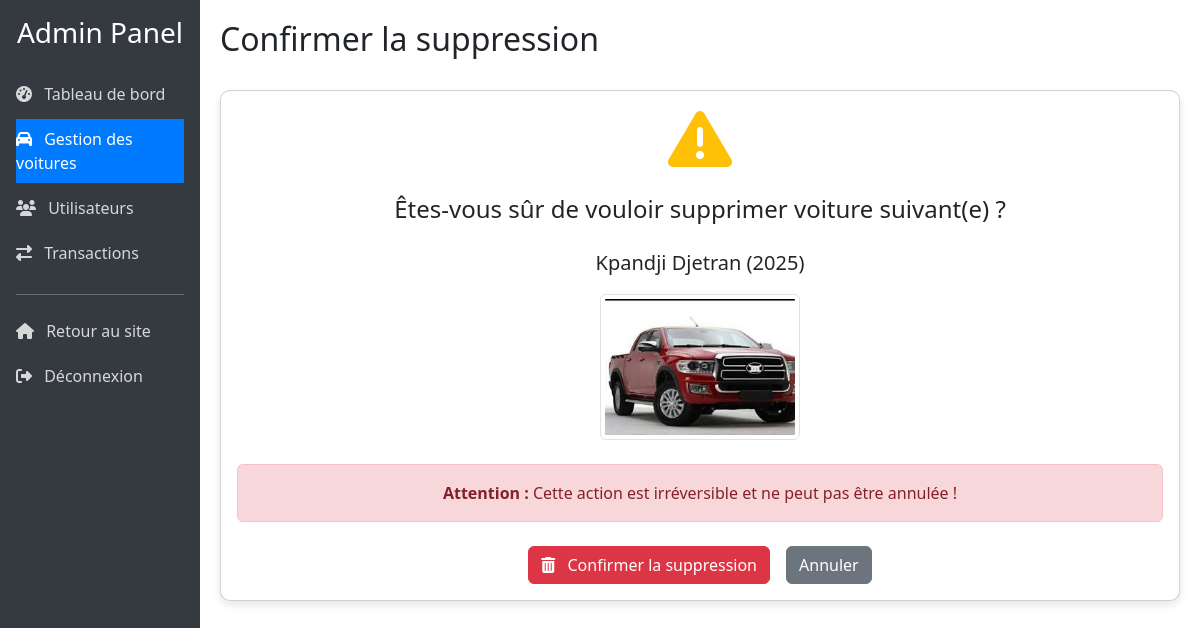
Screenshot of /ventelocavoiture/dashboard/voitures/23/supprimer/ (signed in) with the database file from the repository.
### ventelocavoiture/models.py (models this page shows, shortened)
class Voiture(models.Model):
    ETAT_CHOIX = [
        ('disponible', 'Disponible'),
        ('vendu', 'Vendu'),
        ('loué', 'Loué'),
    ]
    TYPE_CHOIX = [
        ('vente', 'À vendre'),
        ('location', 'À louer'),
        ('les_deux', 'À vendre et à louer'),
    ]
    marque = models.CharField(max_length=100)  # Marque de la voiture
    modele = models.CharField(max_length=100)  # Modèle de la voiture
    annee = models.IntegerField()  # Année de fabrication
    kilometrage = models.IntegerField()  # Kilométrage actuel
    prix_vente = models.DecimalField(max_digits=10, decimal_places=2, null=True, blank=True)
    prix_location_jour = models.DecimalField(max_digits=10, decimal_places=2, null=True, blank=True)
    description = models.TextField()  # Description détaillée
    etat = models.CharField(max_length=20, choices=ETAT_CHOIX, default='disponible')  # État actuel
    type_offre = models.CharField(max_length=20, choices=TYPE_CHOIX, default='vente')  # Type d'offre
    date_ajout = models.DateTimeField(auto_now_add=True)  # Date d'ajout au système
    image = models.ImageField(upload_to='images/')  # Image principale

### ventelocavoiture/views.py (the view, shortened to what this page needs)
# urls.py: path('dashboard/voitures/<int:voiture_id>/supprimer/', views.dashboard_supprimer_voiture, name='dashboard_supprimer_voiture'),  # Suppression de voiture
@admin_requis
def dashboard_supprimer_voiture(request, voiture_id):
    voiture = get_object_or_404(Voiture, id=voiture_id)  # Récupère la voiture à supprimer
    return render(request, 'ventelocavoiture/dashboard_confirmer_suppression.html', {
        'voiture': voiture,
        'section': 'voitures',  # Indique la section active dans le menu
        'type': 'voiture'  # Indique qu'il s'agit d'une voiture (pour le message)
    })

### ventelocavoiture/context_processors.py (called while the page is built)
def utilisateur_connecte(request):
    context = {
        'utilisateur_connecte': False,  # Par défaut, l'utilisateur n'est pas connecté
        'utilisateur': None
    }
    if 'utilisateur_id' in request.session:
        try:
            utilisateur = Utilisateur.objects.get(id=request.session['utilisateur_id'])
            context['utilisateur_connecte'] = True
            context['utilisateur'] = utilisateur
        except Utilisateur.DoesNotExist:
            pass
    return context

### ventelocavoiture/views.py (called while the page is built)
def admin_requis(view_func):
    @wraps(view_func)  # Préserve les métadonnées de la fonction d'origine
    def _wrapped_view(request, *args, **kwargs):
        if 'utilisateur_id' not in request.session:
            messages.error(request, "Vous devez être connecté pour accéder à cette page.")
            return redirect('ventelocavoiture:connexion')
        try:
            utilisateur = Utilisateur.objects.get(id=request.session['utilisateur_id'])
            if not getattr(utilisateur, 'is_admin', False):
                messages.error(request, "Vous n'avez pas les droits d'administrateur.")
                return redirect('ventelocavoiture:accueil')
        except Utilisateur.DoesNotExist:
            messages.error(request, "Utilisateur non trouvé.")
            return redirect('ventelocavoiture:connexion')
        return view_func(request, *args, **kwargs)
    return _wrapped_view

### ventelocavoiture/templates/ventelocavoiture/dashboard_confirmer_suppression.html (shortened to what this page needs)
{% extends 'dashboard_base.html' %}
{% block page_title %}Confirmer la suppression{% endblock %}
{% block content %}
<div class="card dashboard-card">
    <div class="card-body text-center">
        <div class="mb-4">
            <i class="fas fa-exclamation-triangle fa-4x text-warning"></i>
        </div>
        <h4 class="mb-4">Êtes-vous sûr de vouloir supprimer {{ type }} suivant(e) ?</h4>
        {% if type == 'voiture' %}
        <div class="mb-4">
            <p class="fs-5">{{ voiture.marque }} {{ voiture.modele }} ({{ voiture.annee }})</p>
            {% if voiture.image %}
            <img src="{{ voiture.image.url }}" alt="{{ voiture.marque }} {{ voiture.modele }}" class="img-thumbnail mx-auto" style="max-width: 200px;">
            {% endif %}
        </div>
        {% elif type == 'utilisateur' %}
        <div class="mb-4">
            <p class="fs-5">{{ utilisateur.prenom }} {{ utilisateur.nom }} ({{ utilisateur.email }})</p>
        </div>
        {% elif type == 'transaction' %}
        <div class="mb-4">
            <p class="fs-5">Transaction #{{ transaction.id }} - {{ transaction.montant }} F CFA</p>
            <p>{{ transaction.utilisateur.prenom }} {{ transaction.utilisateur.nom }} - {{ transaction.voiture.marque }} {{ transaction.voiture.modele }}</p>
        </div>
        {% endif %}
        <div class="alert alert-danger">
            <strong>Attention :</strong> Cette action est irréversible et ne peut pas être annulée !
        </div>
        <form method="POST">
            <div class="d-flex justify-content-center gap-3 mt-4">
                <button type="submit" class="btn btn-danger">
                    <i class="fas fa-trash-alt me-2"></i> Confirmer la suppression
                </button>
                {% if type == 'voiture' %}
                <a href="{% url 'ventelocavoiture:dashboard_voitures' %}" class="btn btn-secondary">Annuler</a>
                {% elif type == 'utilisateur' %}
                <a href="{% url 'ventelocavoiture:dashboard_utilisateurs' %}" class="btn btn-secondary">Annuler</a>
                {% elif type == 'transaction' %}
                <a href="{% url 'ventelocavoiture:dashboard_transactions' %}" class="btn btn-secondary">Annuler</a>
                {% else %}
                <a href="{% url 'ventelocavoiture:dashboard' %}" class="btn btn-secondary">Annuler</a>
                {% endif %}
            </div>
        </form>
    </div>
</div>
{% endblock %}

### templates/dashboard_base.html (style rules this page uses)
.dashboard-card { border-radius: 10px; box-shadow: 0 4px 8px rgba(0, 0, 0, 0.1); transition: transform 0.2s; }

### rows the page displays
Voiture: marque "Kpandji", modele "Djetran", annee "2025", image (picture)

### other values shown
{{ type }} "voiture"
